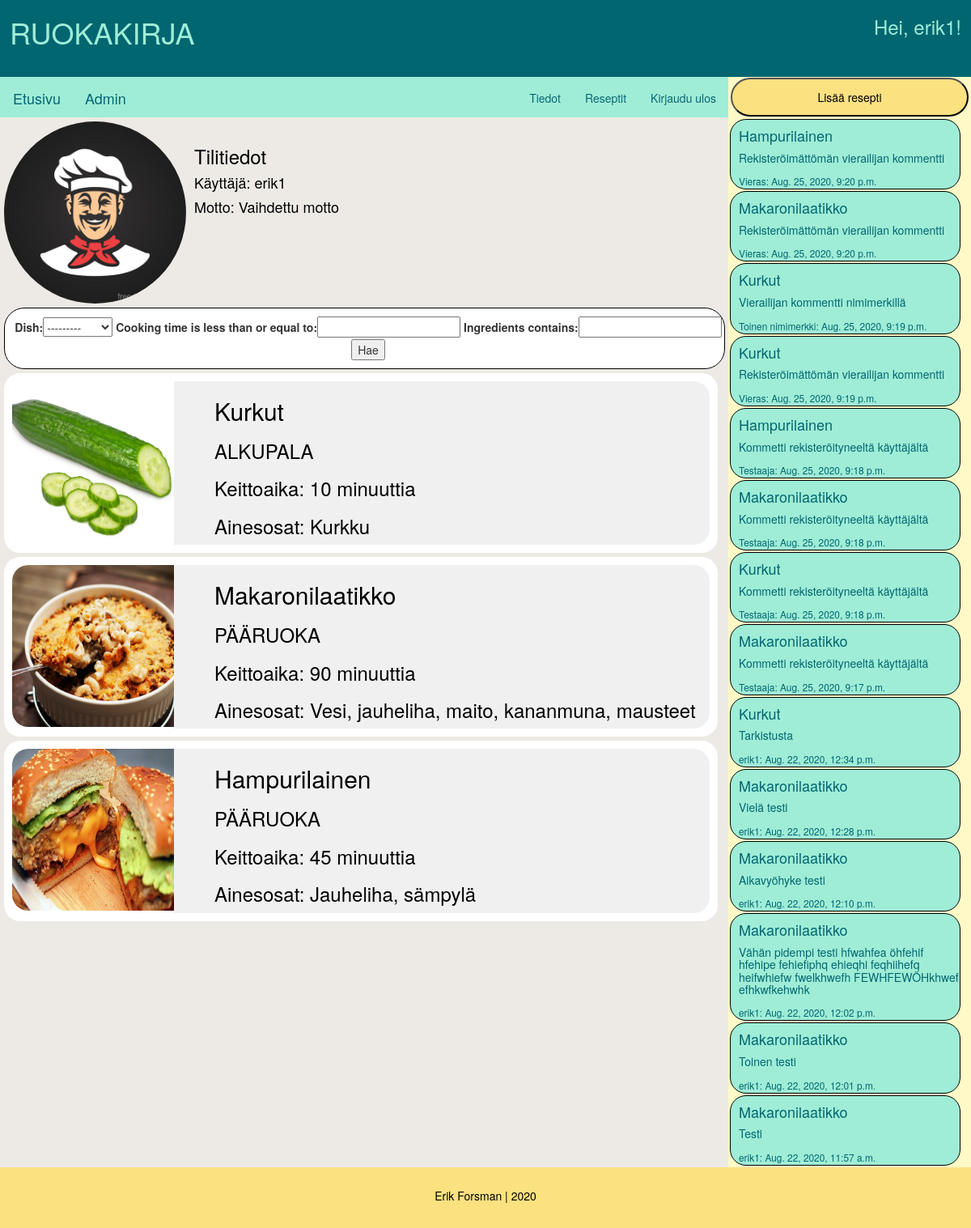
Page /account/user/1/ on the committed database.
### account/models.py (models this page shows, shortened)
class Account(AbstractBaseUser):
    first_name = models.CharField(max_length=50)
    last_name = models.CharField(max_length=100)
    email = models.EmailField(unique=True, verbose_name="email")
    username = models.CharField(unique=True, max_length=30)
    motto = models.TextField(default="Lisää mottosi tähän", max_length=500)
    image = models.ImageField(upload_to=upload_location, blank=True, null=True)
    date_joined = models.DateTimeField(verbose_name="date joined", auto_now_add=True)
    last_login = models.DateTimeField(verbose_name="last login", auto_now=True)
    is_visitor = models.BooleanField(default=False)
    is_admin = models.BooleanField(default=False)
    is_active = models.BooleanField(default=True)
    is_staff = models.BooleanField(default=False)
    is_superuser = models.BooleanField(default=False)
    USERNAME_FIELD = "username"
    REQUIRED_FIELDS = ["first_name", "last_name","email"]
    objects = MyAccountManager()

### recipe/models.py (models this page shows, shortened)
class Ohje(models.Model):
    class Dishes(models.TextChoices):
        ALKUPALA = "ALKUPALA", g_l("Alkupala")
        PÄÄRUOKA = "PÄÄRUOKA", g_l("Pääruoka")
        JÄLKIRUOKA = "JÄLKIRUOKA", g_l("Jälkiruoka")
        JUOMA = "JUOMA", g_l("Juoma")
    author = models.ForeignKey(settings.AUTH_USER_MODEL, on_delete=models.CASCADE)
    title = models.CharField(max_length=50, null=False, blank=False)
    dish = models.CharField(max_length=12, choices=Dishes.choices, default=Dishes.PÄÄRUOKA)
    cooking_time = models.PositiveIntegerField(null=False, blank=False)
    body = models.TextField(max_length=100000, null=False, blank=False)
    image = models.ImageField(upload_to=upload_location, null=False, blank=False) #Mitchillä true molemmissa
    ingredients = models.CharField(max_length=500, null=False, blank=False)
    date_published = models.DateTimeField(auto_now_add=True, verbose_name="date published")
    date_updated = models.DateTimeField(auto_now=True, verbose_name="date updated")
    slug = models.SlugField(blank=True, unique=True)
    def __str__(self):
        return self.title

class Comment(models.Model):
    recipe_commented = models.ForeignKey("recipe.Ohje", on_delete=models.CASCADE, related_name="comments")
    text = models.TextField()
    author = models.CharField(max_length=50)
    create_date = models.DateTimeField(auto_now_add=True, verbose_name="date published")

### account/views.py (the view)
# urls.py: path("user/", views.user_view, name="user"),
def user_view(request, pk=None):
    if pk:
        user=get_object_or_404(Account, pk=pk)
    else:
        user=request.user
    context = {}
    resepti_lista=Ohje.objects.filter(author=user)
    myFilter = OhjeFilter(request.GET, queryset=resepti_lista)
    resepti_lista = myFilter.qs
    resepti_lista=sorted(resepti_lista, key=attrgetter("date_published"), reverse=True)
    kommentti_lista = Comment.objects.filter(recipe_commented__author__username=user.username)
    kommentti_lista =sorted(kommentti_lista, key=attrgetter("create_date"), reverse=True)
    context["kommentti_lista"]=kommentti_lista
    context["resepti_lista"]=resepti_lista
    context["user"]=user
    context["myFilter"]=myFilter
    return render(request, "account/user.html", context) #vaihda user.html testin tilalle

### account/templates/account/user.html (shortened to what this page needs)
{% extends "base.html"%}
{% block profile_information %}
{% if request.user == user%}
<h3>Tilitiedot <a href="{% url 'account:update' %}"><button>Muuta</button></a></h3>
{% else %}
<h3>Tilitiedot</h3>
{% endif %}
<h4>Käyttäjä: {{user.username}}</h4>
<h4>Motto: {{user.motto}}</h4>
{% endblock %}
{% block filter %}
<div class="content_filter">
  <div class="filter_text">
    <form method="get" class="filter_text">
      {{myFilter.form}}
      <button type="submit" name="button">Hae</button>
    </form>
  </div>
</div>
{% endblock %}
{% block content%}
{% for resepti in resepti_lista %}
<a href="{% url 'recipe:single' slug=resepti.slug %}">
  <div class="content_card">
    <div class="left" >
      <img src="{{resepti.image.url}}" alt="Kuva puuttuu" style="border-top-left-radius: 20px; border-bottom-left-radius: 20px;" height="200" width="200">
    </div>
    <div class="right">
      <h2>{{resepti.title}}</h2>
      <h3>{{resepti.dish}}</h3>
      <h3>Keittoaika: {{resepti.cooking_time}} minuuttia</h3>
      <h3>Ainesosat: {{resepti.ingredients}}</h3>
    </div>
  </div>
</a>
{% endfor %}
{% endblock %}
{% block feed %}
{%if user.is_authenticated%}
{% for kommentti in kommentti_lista%}
  <a href="{% url 'recipe:single' slug=kommentti.recipe_commented.slug %}">
    <div id="cc">
    <h4>{{kommentti.recipe_commented}}</h4>
    <h5>{{kommentti.text|truncatewords:25}}</h5>
    <small>{{kommentti.author}}: {{kommentti.create_date}}</small>
    </div>
  </a>
{% endfor %}
{% endif %}
{% endblock %}

### templates/base.html (shortened to what this page needs)
{% load static %}
<!DOCTYPE html>
<html lang="en" dir="ltr">
  <head>
    <link rel="stylesheet" href="https://maxcdn.bootstrapcdn.com/bootstrap/3.3.7/css/bootstrap.min.css">
    <link rel="stylesheet" href="https://maxcdn.bootstrapcdn.com/bootstrap/3.3.7/css/bootstrap-theme.min.css">
    <link rel="stylesheet" href="{% static 'css/final.css' %}">
  </head>
<body>
<div class="sivunasettelu">
  <div class="header">
    <div class="header_profile">
        <div class="hleft">
          <h1>RUOKAKIRJA</h1>
        </div>
      <div class="hright">
        {% if user.is_authenticated%}
          <h3>Hei, {{user.username}}!</h3>
      {% endif %}
      </div>
    </div>
  </div>
    <div class="content-wrap">
      <div class="content">
        <div class="inner-content">
        <div class="content_navbar">
          <nav class="navbar mynav" role="navigation">
            <div  class="">
              <a href="{% url 'home' %}" class="navbar-brand mynav" id="d_green">Etusivu</a>
              {% if user.is_admin%}
              <a href="{% url 'admin:index' %}" class="navbar-brand mynav" id="d_green">Admin</a>
              {% endif %}
              <ul class="nav navbar-nav navbar-right">
                {% if user.is_authenticated %}
                <li><a href="{% url 'account:user'%}" id="d_green">Tiedot</a></li>
                {% endif %}
                <li><a href="{% url 'recipe:recipes' %}" id="d_green">Reseptit</a></li>
                {% if user.is_authenticated %}
                <li><a href="{% url 'account:logout' %}" id="d_green">Kirjaudu ulos</a></li>
                {% else %}
                <li><a href="{% url 'account:login' %}" id="d_green">Kirjaudu sisään</a></li>
                {% endif %}
              </ul>
            </div>
          </nav>
        </div>
          <div class="content_profile">
            <div class="left">
              {% if user.image %}
              <img class="profpic center" src="{{ user.image.url }}" alt="Kokki" width="225" height="225">
              {% else %}
              <img class="profpic center" src="{% static 'images/chef_icon1.png' %}" alt="Kokki" width="225" height="225">
              {% endif %}
            </div>
            <div class="right_t">
              {% block profile_information %}
              {% endblock %}
            </div>
          </div>
          {% block filter %}
          {% endblock %}
          {% block content %}
          {% endblock %}
        </div>
      </div>
      <div class="info">
        {% if user.is_authenticated%}
          <a href="{% url 'recipe:add' %}"><button id="lisaa_resp">Lisää resepti</button></a>
        {% endif %}
        {% block feed %}
        {% endblock %}
      </div>
    </div>
    <div class="footer" style="padding-top: 25px; color:black;">Erik Forsman | 2020</div>
</div>
</body>
</html>

### static/css/final.css (style rules this page uses)
.header { background-color: #026670; color: #9FEDD7; padding-bottom: 5px; height: 95px; }
.header_profile { width: 100%; height: auto; display: flex; }
.hleft { width: 25%; margin-left: 1%; }
.hright { width: 75%; text-align: right; margin-right: 1%; }
.content-wrap { display: flex; flex-direction: row; flex-wrap: wrap; }
.content { background-color: #EDEAE5; flex: 1; box-sizing: border-box; height: auto; }
.content_navbar { width: 100%; height: 50px; color: #026670; background-color: #9FEDD7; padding-right: 14px; }
.content_profile { width: 100%; height: auto; margin-bottom: 5px; margin-top: 5px; background-color: #EDEAE5; display: flex; }
.content_card { width: 98%; height: auto; background-color: white; border-radius: 20px; margin-left: auto; margin-right: auto; margin: 5px; padding: 10px; display: flex; }
.content_filter { width: 99%; height: auto; border-radius: 25px; background-color: white; border: 1px solid black; margin-left: auto; margin-right: auto; padding-left: 10px; display: flex; }
.filter_text { margin-top: 5px; margin-bottom: 5px; text-align: center; }
.left { color: blue; }
.right { color: black; margin: 0px 0px 0px 0px; padding-left: 50px; background-color: #F0F0F0; border-top-right-radius: 20px; border-bottom-right-radius: 20px; width: 100%; }
.right_t { color: black; margin: 10px 30px 0px 10px; }
.info { height: auto; width: 25vw; background-color: #FEF9C7; color: #026670; }
.footer { background-color: #FCE181; color: #026670; left: 0; width: 100%; text-align: center; height: 75px; }
.profpic { border-radius: 50%; margin-left: 5px; }
#d_green { color: #026670; }
#lisaa_resp { height: 48px; width: 98%; background-color: #FCE181; margin-top: 1px; margin-bottom: 1px; margin-left: 1%; color: black; border-radius: 25px; }
#cc { width: 95%; border-radius: 20px; color: #026670; background-color: #9FEDD7; border: 1px, solid, black; margin: 2px; padding-left: 10px; }

### rows in the picture
Account: username "erik1", image (picture), motto "Vaihdettu motto"
Ohje: image (picture), title "Kurkut", dish "ALKUPALA", cooking_time "10", ingredients "Kurkku"
Ohje: image (picture), title "Makaronilaatikko", dish "PÄÄRUOKA", cooking_time "90", ingredients "Vesi, jauheliha, maito, kananmuna, mausteet"
Ohje: image (picture), title "Hampurilainen", dish "PÄÄRUOKA", cooking_time "45", ingredients "Jauheliha, sämpylä"
Comment: recipe_commented "Hampurilainen", text "Rekisteröimättömän vierailijan kommentti", author "Vieras", create_date "Aug. 25, 2020, 9:20 p.m."
Comment: recipe_commented "Makaronilaatikko", text "Rekisteröimättömän vierailijan kommentti", author "Vieras", create_date "Aug. 25, 2020, 9:20 p.m."
Comment: recipe_commented "Kurkut", text "Vierailijan kommentti nimimerkillä", author "Toinen nimimerkki", create_date "Aug. 25, 2020, 9:19 p.m."
Comment: recipe_commented "Kurkut", text "Rekisteröimättömän vierailijan kommentti", author "Vieras", create_date "Aug. 25, 2020, 9:19 p.m."
Comment: recipe_commented "Hampurilainen", text "Kommetti rekisteröityneeltä käyttäjältä", author "Testaaja", create_date "Aug. 25, 2020, 9:18 p.m."
Comment: recipe_commented "Makaronilaatikko", text "Kommetti rekisteröityneeltä käyttäjältä", author "Testaaja", create_date "Aug. 25, 2020, 9:18 p.m."
Comment: recipe_commented "Kurkut", text "Kommetti rekisteröityneeltä käyttäjältä", author "Testaaja", create_date "Aug. 25, 2020, 9:18 p.m."
Comment: recipe_commented "Makaronilaatikko", text "Kommetti rekisteröityneeltä käyttäjältä", author "Testaaja", create_date "Aug. 25, 2020, 9:17 p.m."
Comment: recipe_commented "Kurkut", text "Tarkistusta", author "erik1", create_date "Aug. 22, 2020, 12:34 p.m."
Comment: recipe_commented "Makaronilaatikko", text "Vielä testi", author "erik1", create_date "Aug. 22, 2020, 12:28 p.m."
Comment: recipe_commented "Makaronilaatikko", text "Aikavyöhyke testi", author "erik1", create_date "Aug. 22, 2020, 12:10 p.m."
Comment: recipe_commented "Makaronilaatikko", text "Vähän pidempi testi hfwahfea öhfehif hfehipe fehiefiphq ehieqhi feqhiihefq heifwhiefw fwelkhwefh FEWHFEWÖHkhwef efhkwfkehwhk", author "erik1", create_date "Aug. 22, 2020, 12:02 p.m."
Comment: recipe_commented "Makaronilaatikko", text "Toinen testi", author "erik1", create_date "Aug. 22, 2020, 12:01 p.m."
Comment: recipe_commented "Makaronilaatikko", text "Testi", author "erik1", create_date "Aug. 22, 2020, 11:57 a.m."
